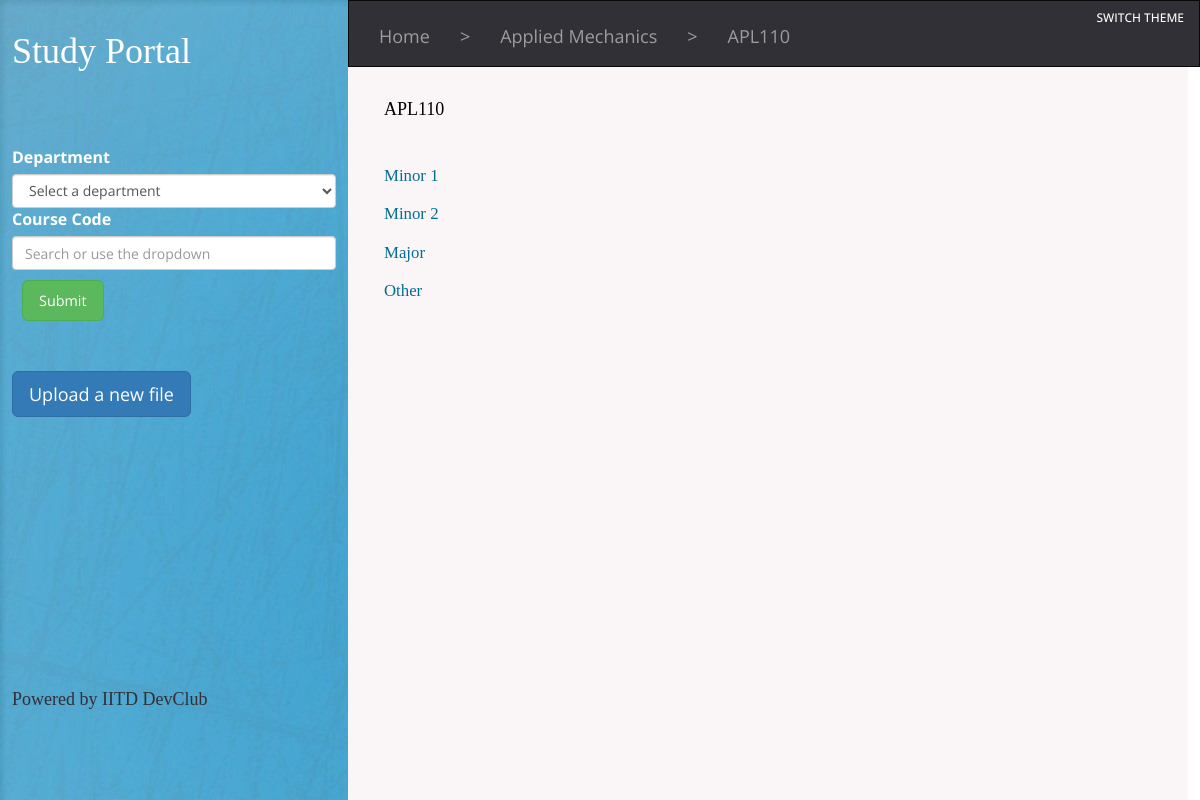
Before: /studapp/light/view/?department=1&course_code=APL110 with the older database file.
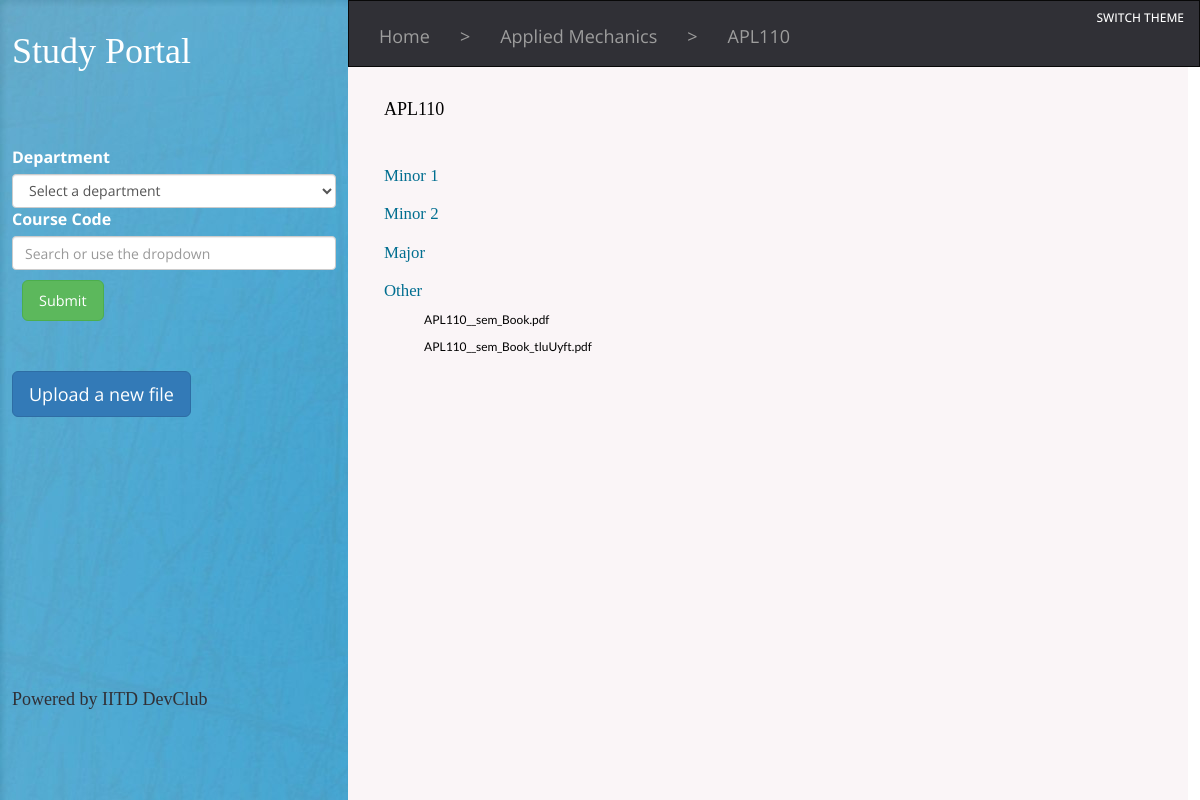
After: the same page with the newer database file.
### studapp/models.py (models this page shows, shortened)
class Other(models.Model):
	course=models.ForeignKey(Course_code,on_delete=models.CASCADE)
	paper= models.FileField()

### studapp/views.py (the view)
def displayl(request):
	all_departments=Department.objects.order_by('dept')
	all_courses=Course_code.objects.order_by('code')
	department_id=request.GET.get('department','None')
	try:
		course_code_id=Course_code.objects.get(code=request.GET.get('course_code','None').upper()).id
	except:
		course_code_id='0'
	if department_id=='0' and course_code_id=='0':
		return render(request,'studapp/indexl.html',{'departments':all_departments,'courses':all_courses})
	elif course_code_id=='0':
		dept=Department.objects.get(pk=department_id)
		return render(request,'studapp/get_course_codesl.html',{'department':dept,'departments':all_departments,'courses':all_courses})
	else:
		course=Course_code.objects.get(pk=course_code_id)
		return render(request,'studapp/get_papersl.html',{'course':course,'departments':all_departments,'courses':all_courses})

### studapp/templates/studapp/get_papersl.html (shortened to what this page needs)
{% extends 'studapp/indexl.html' %}
{% load static %}
{% block navbar %}
<nav class="navbar navbar-inverse" style="position:fixed;top:0px;width:71vw;border-radius:0px;left:29vw;">
  <div class="container-fluid">
    <ol class="nav navbar-nav" style='font-size:1.5vw;padding-bottom: 5px; display: inline-block;float: left;'>
      <li style="display: inline-block;"><a href="/studapp/light/">Home</a></li>
<li style="pointer-events: none;cursor: default; display: inline-block;" class='nav_li'><a href="/studapp/light/">></a></li>
<li style="display: inline-block;"><a href="?department={{course.dept.id}}&course_code=0">{{course.dept.dept}}</a></li>
<li style="pointer-events: none;cursor: default;display: inline-block;" class='nav_li'><a href="/studapp/light/">></a></li>
	<li class='nav_li' style="display: inline-block;"><a href="?department={{course.dept.id}}&course_code={{course.code}}">{{course.code}}</a></li>
    </ol>
    <a style="text-decoration:none; float:right;" href="/studapp/"><h4 style="color:white;font-size:1vw; ">SWITCH THEME</h4></a>
  </div>
</nav>
{% endblock %}
{% block content %}
<h2 id='code'>{{ course.code }}</h2>
<br />
<h3>Minor 1</h3>
<span id='papers'>
<h3>Minor 2</h3>
<h3>Major</h3>
<h3>Other</h3>
<ul>
{% for exam in course.other_set.all %}
<li><a class='p' href={{exam.paper.url}}>{{exam.paper}}</a></li>
{% endfor %}
</ul>
</span>
{% endblock %}

Changed rows visible on the page:
added Other: paper "APL110__sem_Book.pdf"
added Other: paper "APL110__sem_Book_tluUyft.pdf"
